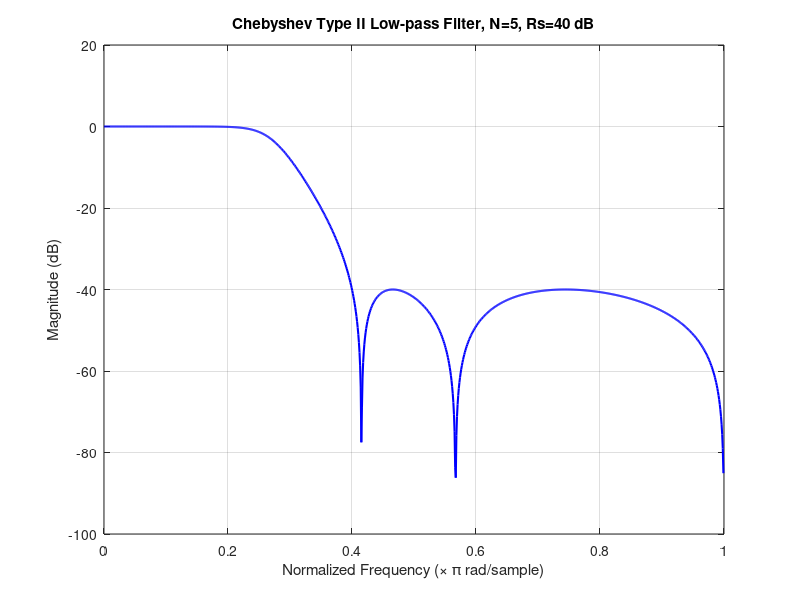
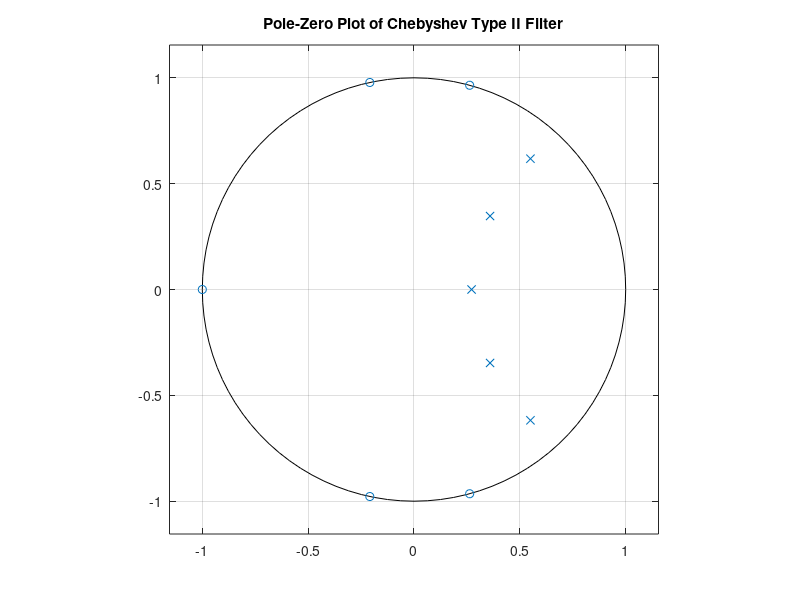
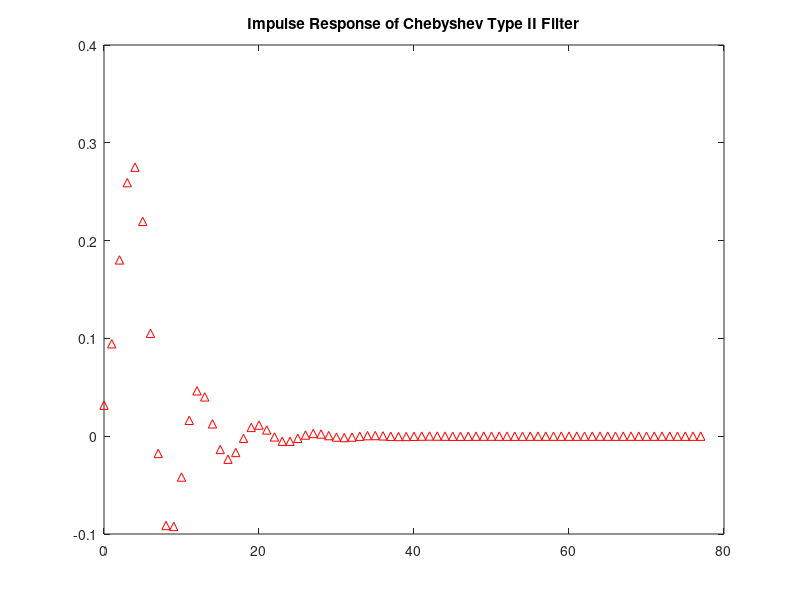

MATLAB code to generate these figures, in order:
% Chebyshev Type II Low-Pass Filter Design
clear; clc; close all;

N  = 5;
Rs = 40;
Wp = 0.4;

[b, a] = cheby2(N, Rs, Wp, 'low');

[H, w] = freqz(b, a, 1024);

figure;
plot(w/pi, 20*log10(abs(H)), 'b', 'LineWidth', 1.5);
grid on;
xlabel('Normalized Frequency (\times \pi rad/sample)');
ylabel('Magnitude (dB)');
title(['Chebyshev Type II Low-pass Filter, N=' num2str(N) ', Rs=' num2str(Rs) ' dB']);

figure;
zplane(b,a);
title('Pole-Zero Plot of Chebyshev Type II Filter');

figure;
impz(b,a);
title('Impulse Response of Chebyshev Type II Filter');
